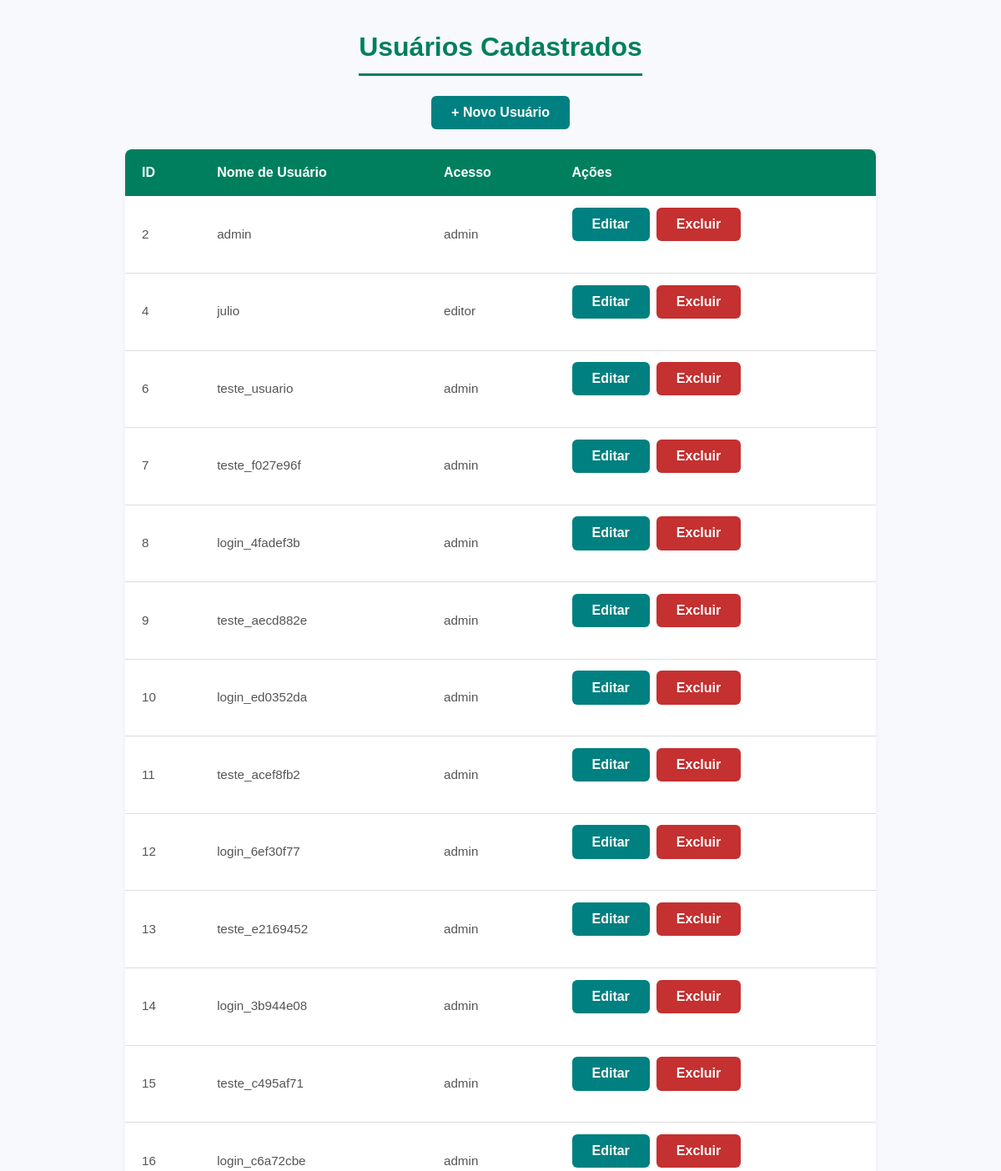
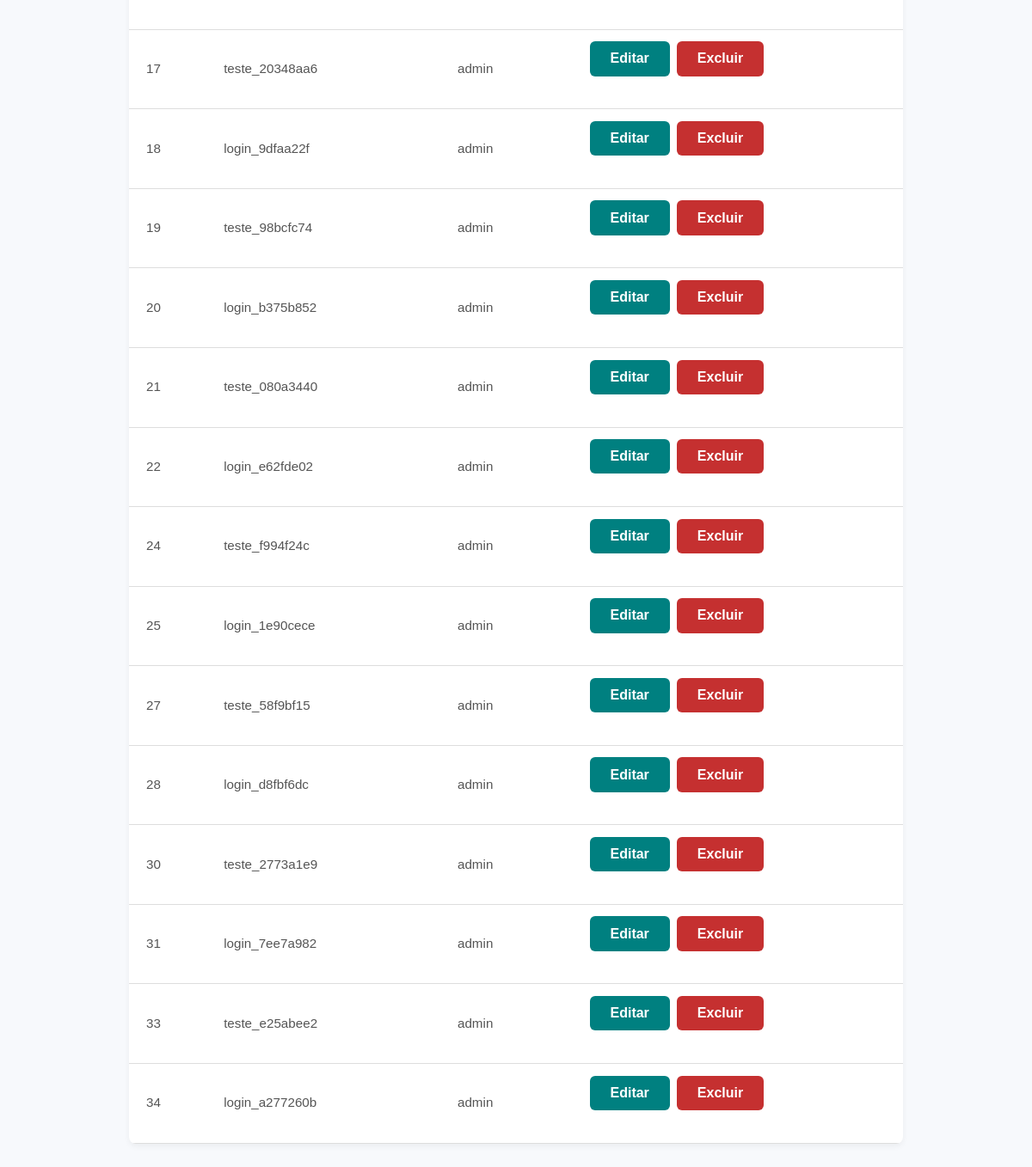
Page /listagem_de_usuarios on the earlier database version (2 pictures, top to bottom).
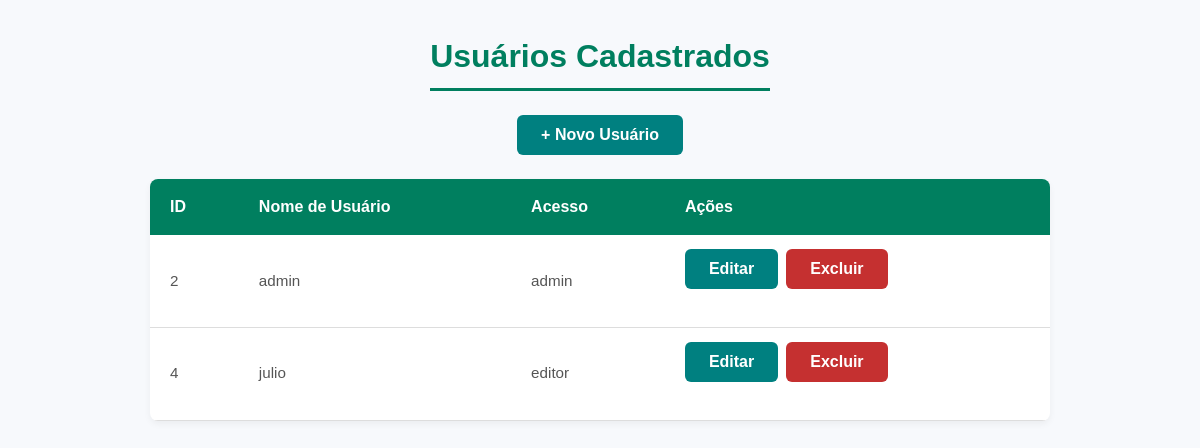
Same page on the later database version.
### tables this page shows
CREATE TABLE usuarios (
            id INTEGER PRIMARY KEY AUTOINCREMENT,
            user_name TEXT UNIQUE NOT NULL,
            password BLOB NOT NULL,
            acesso TEXT NOT NULL
        );

### app.py (the view)
@app.route('/listagem_de_usuarios')
def usuarios():
    usuarios_lista = database_usuario.listar_usuarios()
    return render_template('listagem_de_usuario.html', usuarios=usuarios_lista)

### data/database_usuario.py (called while the page is built)
def listar_usuarios():
    conn = sqlite3.connect('usuarios.db')
    cursor = conn.cursor()
    cursor.execute('SELECT id, user_name, acesso FROM usuarios')
    usuarios = cursor.fetchall()
    conn.close()
    return usuarios

### templates/listagem_de_usuario.html (shortened to what this page needs)
<!DOCTYPE html>
<html lang="pt-BR">
<head>
    <link rel="stylesheet" href="/static/listagem_de_usuario.css">
</head>
<body>
    <h1>Usuários Cadastrados</h1>
    <a href="{{ url_for('cadastrar_usuario') }}">
        <button class="action-button">+ Novo Usuário</button>
    </a>
    <table>
        <thead>
            <tr>
                <th>ID</th>
                <th>Nome de Usuário</th>
                <th>Acesso</th>
                <th>Ações</th>
            </tr>
        </thead>
        <tbody>
            {% for id, nome, acesso in usuarios %}
            <tr>
                <td data-label="ID">{{ id }}</td>
                <td data-label="Nome de Usuário">{{ nome }}</td>
                <td data-label="Acesso">{{ acesso }}</td>
                <td data-label="Ações">
                    <a href="{{ url_for('editar_usuario', id=id) }}">
                        <button class="action-button">Editar</button>
                    </a>
                    <form method="post" action="{{ url_for('excluir_usuario', id=id) }}" class="form-excluir" style="display:inline;">
                        <button type="submit" class="action-button danger">Excluir</button>
                    </form>
                </td>
            </tr>
            {% endfor %}
        </tbody>
    </table>
</body>
</html>

Differences in the rows shown:
removed usuarios: id "6", user_name "teste_usuario", acesso "admin"
removed usuarios: id "7", user_name "teste_f027e96f", acesso "admin"
removed usuarios: id "8", user_name "login_4fadef3b", acesso "admin"
removed usuarios: id "9", user_name "teste_aecd882e", acesso "admin"
removed usuarios: id "10", user_name "login_ed0352da", acesso "admin"
removed usuarios: id "11", user_name "teste_acef8fb2", acesso "admin"
removed usuarios: id "12", user_name "login_6ef30f77", acesso "admin"
removed usuarios: id "13", user_name "teste_e2169452", acesso "admin"
removed usuarios: id "14", user_name "login_3b944e08", acesso "admin"
removed usuarios: id "15", user_name "teste_c495af71", acesso "admin"
removed usuarios: id "16", user_name "login_c6a72cbe", acesso "admin"
removed usuarios: id "17", user_name "teste_20348aa6", acesso "admin"
removed usuarios: id "18", user_name "login_9dfaa22f", acesso "admin"
removed usuarios: id "19", user_name "teste_98bcfc74", acesso "admin"
removed usuarios: id "20", user_name "login_b375b852", acesso "admin"
removed usuarios: id "21", user_name "teste_080a3440", acesso "admin"
removed usuarios: id "22", user_name "login_e62fde02", acesso "admin"
removed usuarios: id "24", user_name "teste_f994f24c", acesso "admin"
removed usuarios: id "25", user_name "login_1e90cece", acesso "admin"
removed usuarios: id "27", user_name "teste_58f9bf15", acesso "admin"
removed usuarios: id "28", user_name "login_d8fbf6dc", acesso "admin"
removed usuarios: id "30", user_name "teste_2773a1e9", acesso "admin"
removed usuarios: id "31", user_name "login_7ee7a982", acesso "admin"
removed usuarios: id "33", user_name "teste_e25abee2", acesso "admin"
removed usuarios: id "34", user_name "login_a277260b", acesso "admin"
